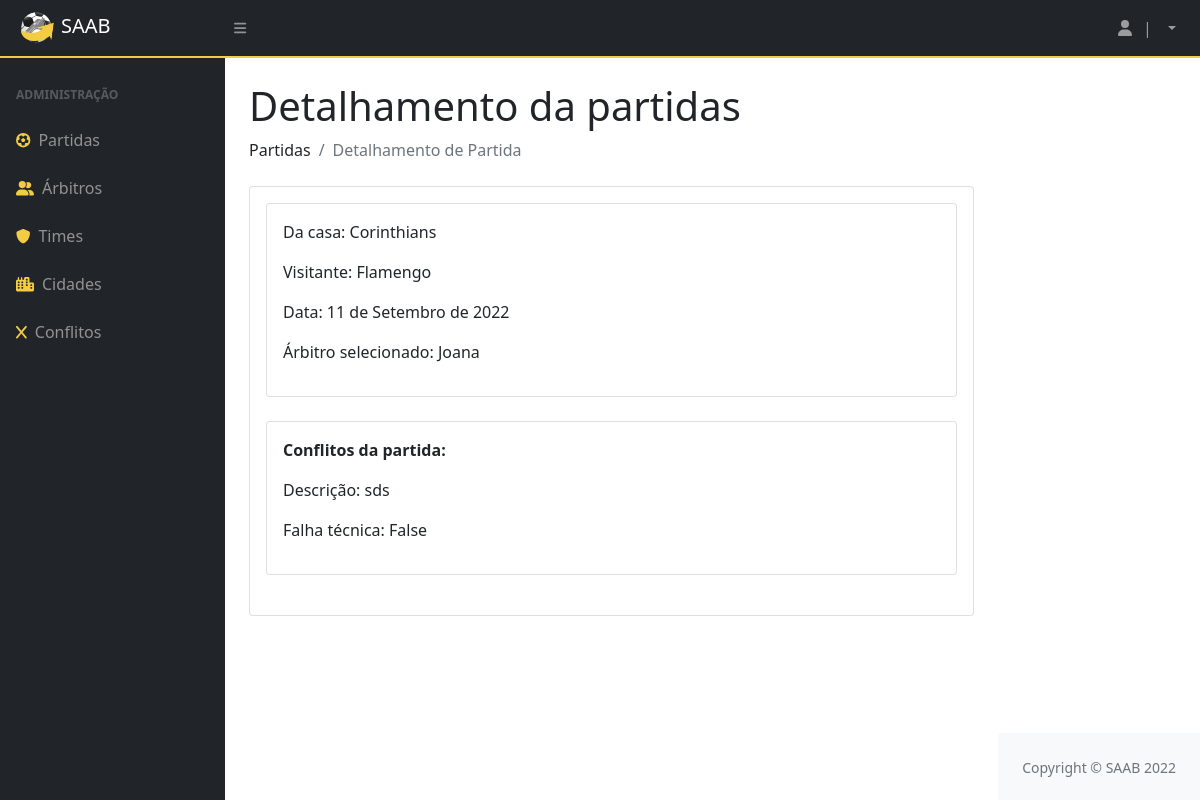
/detalhamentoPartida/1, run on the app's committed database.
### privado/models.py (models this page shows, shortened)
class Partida(models.Model):
    codigo = models.AutoField(primary_key=True)
    usuario = models.ForeignKey(Usuario, on_delete=models.CASCADE)
    arbitro = models.ForeignKey(Arbitro, on_delete=models.CASCADE)
    visitante  = models.ForeignKey(Time, on_delete=models.CASCADE, related_name='visitante')
    local  = models.ForeignKey(Time, on_delete=models.CASCADE, related_name='local')
    data = models.DateField()

class Time(models.Model):
    codigo = models.AutoField(primary_key=True)
    nome = models.CharField(max_length=100)
    cidade = models.ForeignKey(Cidade, on_delete=models.CASCADE)
    def __str__(self):
        return (self.nome)

class Arbitro(models.Model):
    codigo = models.AutoField(primary_key=True)
    datanasc = models.DateField()
    cidade = models.ForeignKey(Cidade, on_delete=models.CASCADE)
    nome = models.CharField(max_length=100)
    formafisica = models.BooleanField()
    def __str__(self):
        return (self.nome)

class Conflito(models.Model):
    codigo = models.AutoField(primary_key=True)
    partida = models.ForeignKey(Partida, on_delete=models.CASCADE)
    time = models.ForeignKey(Time, on_delete=models.CASCADE)
    descricao = models.TextField(max_length=260)
    errotecnico = models.BooleanField()

### privado/views.py (the view)
# urls.py: path('detalhamentoPartida/<int:id>', detalhamentoPartida, name = "url_detalhamentoPartida"),
@has_permission_decorator('mexer_no_sistema')
def detalhamentoPartida(request, id):
    conflitos = Conflito.objects.all()
    partida = Partida.objects.filter(pk=id)
    time = Time.objects.filter(pk=id)
    detalhes = {"detalhes":partida, "conflitos":conflitos, "time":time}
    return render(request, "SAAB/detalhamentoPartida.html", detalhes)

### privado/templates/SAAB/detalhamentoPartida.html (shortened to what this page needs)
{% extends 'SAAB/layout.html' %}
{% block conteudo %}
{% load static %}
{% load crispy_forms_tags %}
<!DOCTYPE html>
<html lang="en">
<head>
</head>
<body>
  <h1 class="mt-4">Detalhamento da partidas</h1>
  <ol class="breadcrumb mb-4">
    <li class="breadcrumb-item">Partidas</li>
    <li class="breadcrumb-item active">Detalhamento de Partida</li>
  </ol>
  {% for i in detalhes %}
  <div class="card mb-4">
    <div class="card-body">
      <div class="card mb-4">
        <div class="card-body">
          <p>Da casa: {{ i.local }}</p>
          <p>Visitante: {{ i.visitante }}</p>
          <p>Data: {{ i.data }}</p>
          <p>Árbitro selecionado: {{ i.arbitro }}</p>
        </div>
      </div>
      {% endfor %}
      {% for i in conflitos %}
      <div class="card mb-4">
        <div class="card-body">
          <p style="font-weight: bold">Conflitos da partida:</p>
          <p>Descrição: {{ i.descricao }}</p>
          <p>Falha técnica: {{ i.errotecnico }}</p>
        </div>
      </div>
    </div>
  </div>
  {% endfor %}
  </main>
</body>
</html>
{% endblock %}

### data on the page
Partida: local "Corinthians", visitante "Flamengo", data "11 de Setembro de 2022", arbitro "Joana"
Conflito: descricao "sds", errotecnico "False"
